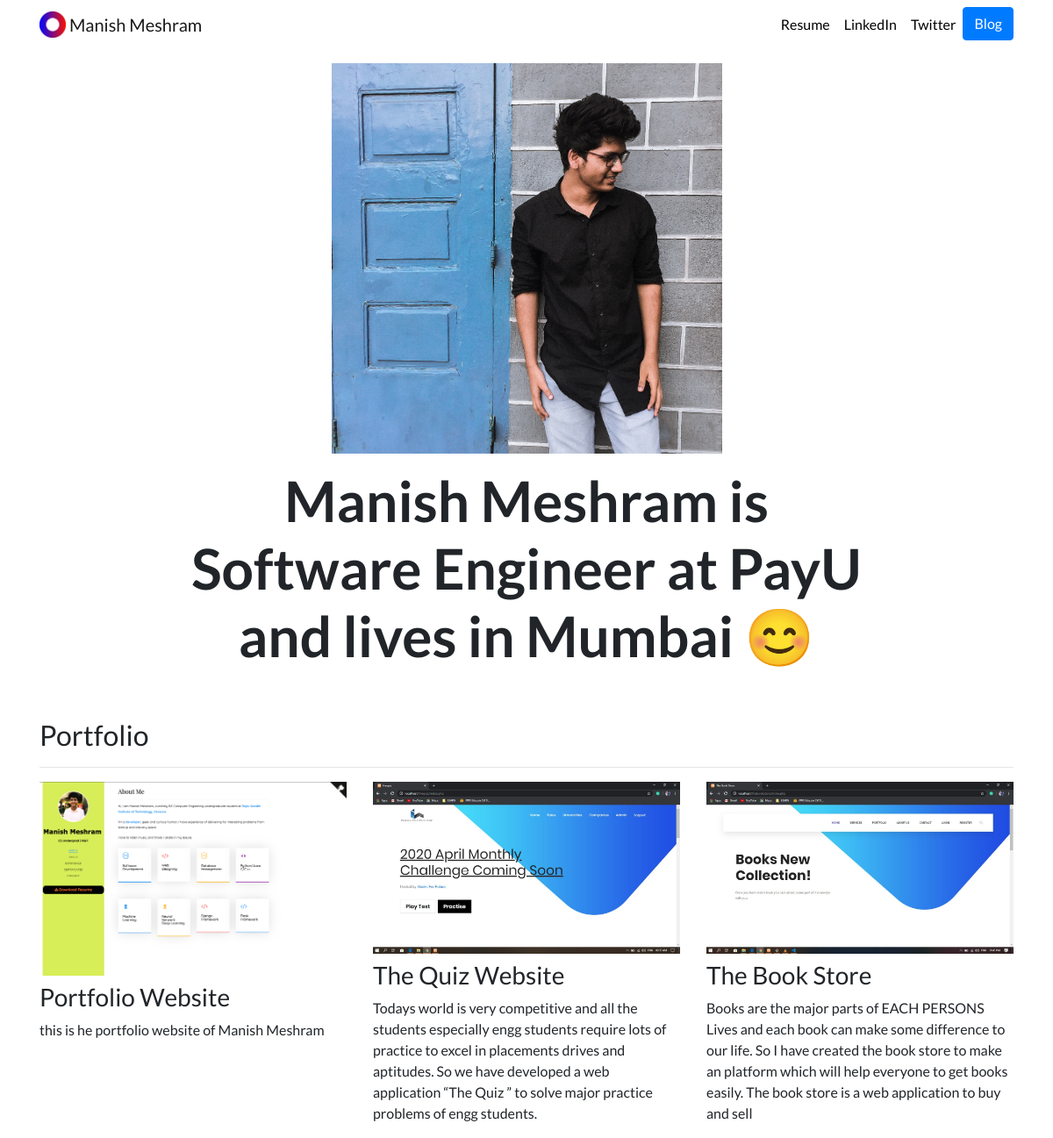
The page / on the database its author committed.
### portfolio/models.py (models this page shows)
class Project(models.Model):
    title = models.CharField(max_length = 100)
    description = models.CharField(max_length = 250)
    image = models.ImageField(upload_to = 'portfolio/images')
    url = models.URLField(blank=True)
    def __str__(self):
        return self.title

### portfolio/views.py (the view)
# urls.py: path('', views.index, name = 'home')
def index(request):
    projects = Project.objects.all()
    print(projects)
    return render(request,'portfolio/home.html', {'projects' : projects})

### portfolio/templates/portfolio/home.html
{% extends "portfolio/base.html" %}
{% load static %}
{% block content %}
<div class="row justify-content-center my-3">
  <div class="col-5">
    <img src="{% static 'portfolio/manish_meshram.jpg' %}" class="img-fluid">
  </div>
</div>
<div class="row justify-content-center mb-3">
  <div class="col-md-9 text-center">
    <h1 id="hometext" class="font-weight-bold">Manish Meshram is Software Engineer at PayU and lives in Mumbai 😊</h1>
  </div>
</div>
<h2 class="mt-5">Portfolio</h2>
<hr>
<div class="row">
  {% for project in projects %}
  <div class="col-lg-4 col-md-6">
    {% if project.url %}
    <a href="{{ project.url }}">
      <img src="{{ project.image.url }}" class="img-fluid mb-2">
    </a>
    {% else %}
    <img src="{{ project.image.url }}" class="img-fluid mb-2">
    {% endif %}
    <h3>{{ project.title }}</h3>
    <p>{{ project.description }}</p>
  </div>
  {% endfor %}
</div>
{% endblock %}

### portfolio/templates/portfolio/base.html (shortened to what this page needs)
{% load static %}
<!doctype html>
<html lang="en">
<head>
  <link rel="stylesheet" href="https://stackpath.bootstrapcdn.com/bootstrap/4.4.1/css/bootstrap.min.css">
  <link rel="stylesheet" href="{% static "portfolio/custom.css" %}">
</head>
<body>
  <nav id="topNav" class="navbar navbar-expand-md navbar-light">
    <div class="container">
      <a class="navbar-brand" href="{% url 'home' %}">
        <img src="{% static "portfolio/Logo.png" %}" width="30" height="30" class="d-inline-block align-top" alt="Nick's Logo">
        <span> Manish Meshram</span>
      </a>
      <div class="collapse navbar-collapse text-center" id="navbarNav">
        <ul class="navbar-nav ml-auto">
          <li class="nav-item">
            <a class="nav-link" href="{% static "portfolio/resume.pdf" %}">Resume</a>
          </li>
          <li class="nav-item">
            <a class="nav-link" href="https://in.linkedin.com/in/manishmeshram51" target="_blank">LinkedIn</a>
          </li>
          <li class="nav-item">
            <a class="nav-link" href="https://twitter.com/manishmeshram51" target="_blank">Twitter</a>
          </li>
          <li>
            <a role="button" href="{% url 'blog:all_blogs' %}" class="btn btn-primary">Blog</a>
          </li>
        </ul>
      </div>
    </div>
  </nav>
  <div class="container">
    {% block content %}{% endblock %}
  </div>
</body>
</html>

### portfolio/static/portfolio/custom.css (style rules this page uses)
.navbar-nav .nav-link { color: rgba(0,0,0,1) !important; }
body { font-family: 'Lato', sans-serif; }
@media (min-width: 992px) { #hometext { font-size: 4rem; } }

### rows shown on the page
Project: image (picture), title "Portfolio Website", description "this is he portfolio website of Manish Meshram"
Project: image (picture), title "The Quiz Website", description "Todays world is very competitive and all the students especially engg students require lots of practice to excel in placements drives and aptitudes. So we have developed a web application “The Quiz ” to solve major practice problems of engg students."
Project: image (picture), title "The Book Store", description "Books are the major parts of EACH PERSONS Lives and each book can make some difference to our life. So I have created the book store to make an platform which will help everyone to get books easily. The book store is a web application to buy and sell"
